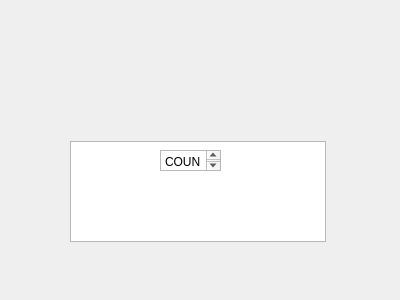
<?xml version="1.0" encoding="UTF-8"?>
<ui version="4.0">
 <class>Form</class>
 <widget class="QWidget" name="Form">
  <property name="geometry">
   <rect>
    <x>0</x>
    <y>0</y>
    <width>400</width>
    <height>300</height>
   </rect>
  </property>
  <property name="windowTitle">
   <string>Form</string>
  </property>
  <widget class="QGraphicsView" name="graphicsView">
   <property name="geometry">
    <rect>
     <x>70</x>
     <y>141</y>
     <width>256</width>
     <height>101</height>
    </rect>
   </property>
  </widget>
  <widget class="QPlainTextEdit" name="plainTextEdit">
   <property name="geometry">
    <rect>
     <x>160</x>
     <y>150</y>
     <width>61</width>
     <height>21</height>
    </rect>
   </property>
   <property name="plainText">
    <string>COUNT
</string>
   </property>
  </widget>
 </widget>
 <resources/>
 <connections/>
</ui>
